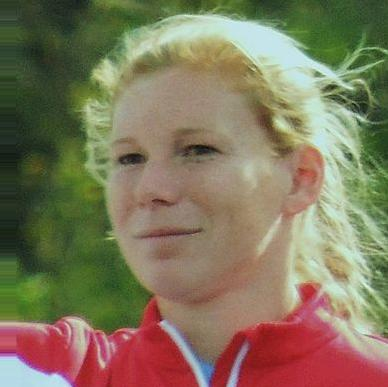
#> input picture research_notebooks/data/female/female_000152.jpg, 388 x 387 px; its folder holds 4 pictures in this run
$ jupyter execute --allow-errors 'Module-2- 01-Image Croping.ipynb'   (shell and % lines are left out)
#> lines starting #> are read from the running program, lines starting #| are printed output that depends on the picture
[cell 1]
import numpy as np
import cv2
import matplotlib.pyplot as plt

[cell 2]
from glob import glob

[cell 3]
femalepath = glob('./data/female/*.jpg')
malepath = glob('./data/male/*.jpg')

[cell 4]
len(femalepath), len(malepath)

[cell 5]
# let us consider one image
path = femalepath[0]
img = cv2.imread(path)
#> img is the input picture: shape (387, 388, 3); mean B, G, R 91.8, 118.6, 129.1

[cell 6]
plt.imshow(img)
plt.show()

[cell 7]
# convert image into grayscale
gray = cv2.cvtColor(img,cv2.COLOR_BGR2GRAY)
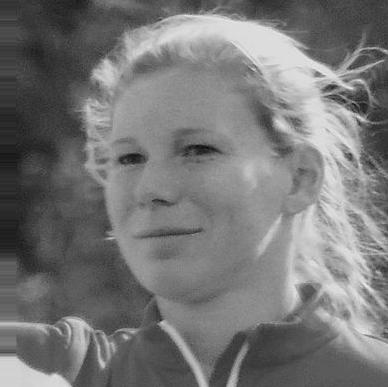
#> gray: shape (387, 388); min 7, max 236, mean 118.7
gray.shape
#> Out = (387, 388)

[cell 8]
plt.imshow(gray,cmap='gray')

[cell 9]
# load haar cascade classifier
haar = cv2.CascadeClassifier('./model/haarcascade_frontalface_default.xml')

[cell 10]
faces = haar.detectMultiScale(gray,1.5,5)
#> faces = ()
print(faces)

[cell 11]
for x,y,w,h in faces:
    cv2.rectangle(img,(x,y),(x+w,y+h),(0,255,0),2)
#> this loop made 0 passes
plt.imshow(img)

#> (a cell that did not finish here is left out)

#> (a cell that did not finish here is left out)

#> (a cell that did not finish here is left out)

[cell 15]
# Apply to all the images
def extract_images(path,gender,i):
#> called with path = './data/female/female_000152.jpg', gender = 'female', i = 1
    img = cv2.imread(path)
    gray = cv2.cvtColor(img,cv2.COLOR_BGR2GRAY)
    faces = haar.detectMultiScale(gray,1.5,5)
#> faces = ()
    for x,y,w,h in faces:
        roi = img[y:y+h,x:x+w]
        if gender == 'male':
            cv2.imwrite('./data/crop/male_crop/{}_{}.png'.format(gender,i),roi)
        else:
            cv2.imwrite('./data/crop/female_crop/{}_{}.png'.format(gender,i),roi)

[cell 16]
extract_images(femalepath[0],'female',1)

[cell 17]
for i,path in enumerate(femalepath):
    try:

        extract_images(path,'female',i)
        print('INFO: {}/{} processed sucessfully'.format(i,len(femalepath)))

    except:
        print('INFO: {}/{} cannot be processed'.format(i,len(femalepath)))
#> pass 2 of the loop `for i,path in enumerate(femalepath):`:
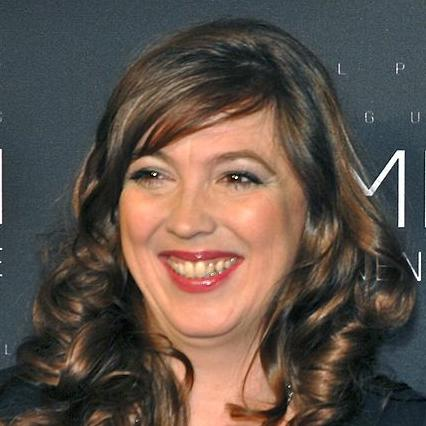
#> input picture research_notebooks/data/female/female_000305.jpg, 426 x 426 px
#> in extract_images, img is the input picture: shape (426, 426, 3); mean B, G, R 73.5, 81.6, 94.3
#> in extract_images (call 3), `gray = cv2.cvtColor(img,cv2.COLOR_BGR2GRAY)`:
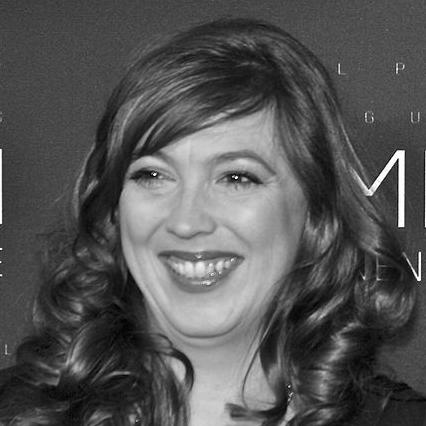
#> gray: shape (426, 426); min 1, max 255, mean 84.5
#> pass 3 of the loop `for i,path in enumerate(femalepath):`:
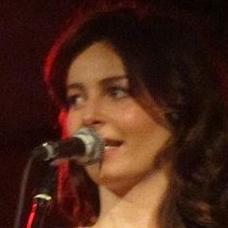
#> input picture research_notebooks/data/female/female_000369.jpg, 228 x 228 px
#> in extract_images, img is the input picture: shape (228, 228, 3); mean B, G, R 24.7, 38.3, 72.7
#> in extract_images (call 4), `gray = cv2.cvtColor(img,cv2.COLOR_BGR2GRAY)`:
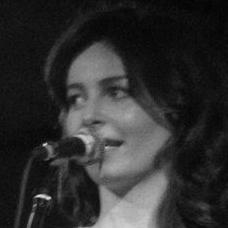
#> gray: shape (228, 228); min 2, max 223, mean 47
#> in extract_images (call 4), `faces = haar.detectMultiScale(gray,1.5,5)`: faces = [[40, 50, 122, 122]]
#> the loop in extract_images (call 4), `for x,y,w,h in faces:` made 1 pass
#> pass 1, in extract_images (call 4), `roi = img[y:y+h,x:x+w]`:
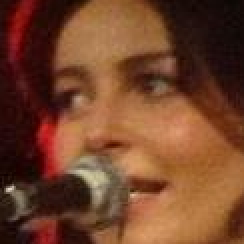
#> roi: shape (122, 122, 3) (shown 2 times larger); mean B, G, R 42.5, 67.5, 115.6
#> the loop made 4 passes; the first 3 are shown
